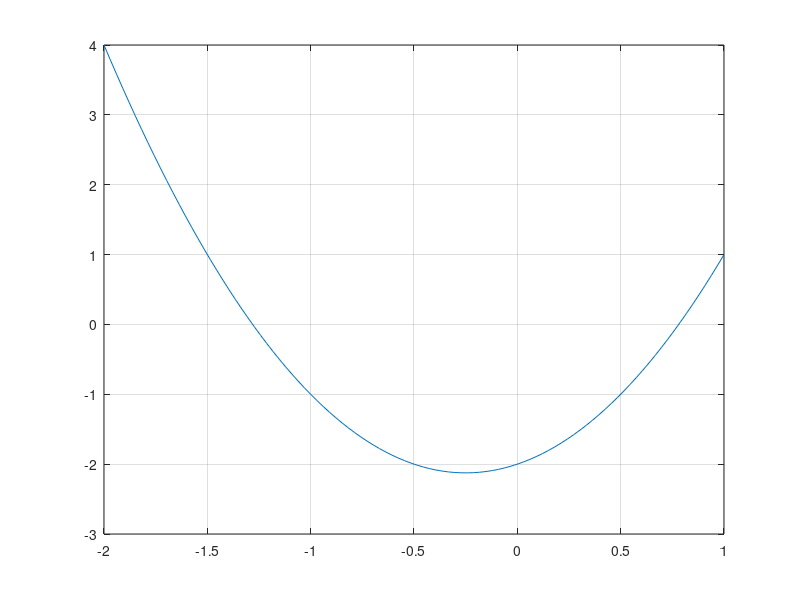

Recreate this plot in MATLAB. (Note: this script raises an error after producing the figure.)
x = linspace(-2,1);
y = 2*x.^2+x-2;
plot(x,y);
grid;
syms x;
x = solve('2*x^2 + +x-2=0');
disp(vpa(x,5));
clear;
r=[2 1 -2];
disp(roots(r));